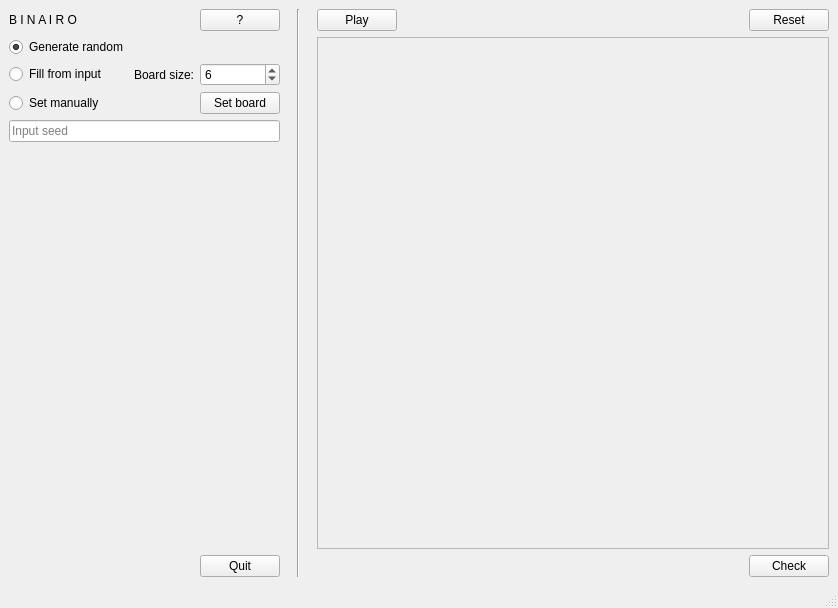
<?xml version="1.0" encoding="UTF-8"?>
<ui version="4.0">
 <class>MainWindow</class>
 <widget class="QMainWindow" name="MainWindow">
  <property name="geometry">
   <rect>
    <x>0</x>
    <y>0</y>
    <width>786</width>
    <height>598</height>
   </rect>
  </property>
  <property name="windowTitle">
   <string>BINAIRO</string>
  </property>
  <widget class="QWidget" name="centralwidget">
   <layout class="QGridLayout" name="gridLayout_2">
    <item row="0" column="0">
     <layout class="QGridLayout" name="mainGrid">
      <item row="8" column="7">
       <widget class="QPushButton" name="checkPushButton">
        <property name="text">
         <string>Check</string>
        </property>
       </widget>
      </item>
      <item row="0" column="3" rowspan="9">
       <widget class="Line" name="line">
        <property name="minimumSize">
         <size>
          <width>25</width>
          <height>0</height>
         </size>
        </property>
        <property name="orientation">
         <enum>Qt::Vertical</enum>
        </property>
       </widget>
      </item>
      <item row="2" column="2">
       <widget class="QSpinBox" name="boardSizeSpinBox">
        <property name="minimum">
         <number>4</number>
        </property>
        <property name="maximum">
         <number>20</number>
        </property>
        <property name="singleStep">
         <number>2</number>
        </property>
        <property name="value">
         <number>6</number>
        </property>
       </widget>
      </item>
      <item row="1" column="0">
       <widget class="QRadioButton" name="randomRadioButton">
        <property name="text">
         <string>Generate random</string>
        </property>
        <property name="checked">
         <bool>true</bool>
        </property>
       </widget>
      </item>
      <item row="5" column="0" colspan="3">
       <widget class="QLabel" name="errorLabel">
        <property name="styleSheet">
         <string notr="true">color: rgb(170, 0, 0);</string>
        </property>
        <property name="text">
         <string/>
        </property>
        <property name="alignment">
         <set>Qt::AlignLeading|Qt::AlignLeft|Qt::AlignTop</set>
        </property>
       </widget>
      </item>
      <item row="4" column="0" colspan="3">
       <widget class="QLineEdit" name="inputLine">
        <property name="inputMask">
         <string/>
        </property>
        <property name="text">
         <string/>
        </property>
        <property name="placeholderText">
         <string>Input seed</string>
        </property>
       </widget>
      </item>
      <item row="2" column="0">
       <widget class="QRadioButton" name="inputRadioButton">
        <property name="text">
         <string>Fill from input</string>
        </property>
       </widget>
      </item>
      <item row="8" column="2">
       <widget class="QPushButton" name="quitButton">
        <property name="text">
         <string>Quit</string>
        </property>
       </widget>
      </item>
      <item row="0" column="7">
       <widget class="QPushButton" name="resetButton">
        <property name="text">
         <string>Reset</string>
        </property>
       </widget>
      </item>
      <item row="6" column="0" rowspan="2" colspan="3">
       <spacer name="horizontalSpacer">
        <property name="orientation">
         <enum>Qt::Horizontal</enum>
        </property>
        <property name="sizeHint" stdset="0">
         <size>
          <width>40</width>
          <height>20</height>
         </size>
        </property>
       </spacer>
      </item>
      <item row="0" column="2">
       <widget class="QPushButton" name="infoButton">
        <property name="text">
         <string>?</string>
        </property>
       </widget>
      </item>
      <item row="8" column="5" colspan="2">
       <widget class="QLabel" name="winLabel">
        <property name="text">
         <string/>
        </property>
        <property name="alignment">
         <set>Qt::AlignCenter</set>
        </property>
       </widget>
      </item>
      <item row="3" column="0">
       <widget class="QRadioButton" name="manualRadioButton">
        <property name="text">
         <string>Set manually</string>
        </property>
       </widget>
      </item>
      <item row="3" column="2">
       <widget class="QPushButton" name="setBoardButton">
        <property name="text">
         <string>Set board</string>
        </property>
       </widget>
      </item>
      <item row="2" column="1">
       <widget class="QLabel" name="label">
        <property name="text">
         <string>Board size:</string>
        </property>
        <property name="alignment">
         <set>Qt::AlignRight|Qt::AlignTrailing|Qt::AlignVCenter</set>
        </property>
       </widget>
      </item>
      <item row="0" column="5">
       <spacer name="horizontalSpacer_2">
        <property name="orientation">
         <enum>Qt::Horizontal</enum>
        </property>
        <property name="sizeHint" stdset="0">
         <size>
          <width>40</width>
          <height>20</height>
         </size>
        </property>
       </spacer>
      </item>
      <item row="0" column="4">
       <widget class="QPushButton" name="playPauseButton">
        <property name="text">
         <string>Play</string>
        </property>
       </widget>
      </item>
      <item row="0" column="0">
       <widget class="QLabel" name="titleLabel">
        <property name="styleSheet">
         <string notr="true">font: 300 18pt &quot;Segoe UI Light&quot;;
color: rgb(0, 0, 0);
</string>
        </property>
        <property name="text">
         <string>B I N A I R O</string>
        </property>
       </widget>
      </item>
      <item row="1" column="4" rowspan="7" colspan="4">
       <widget class="QFrame" name="boardFrame">
        <property name="minimumSize">
         <size>
          <width>512</width>
          <height>512</height>
         </size>
        </property>
        <property name="styleSheet">
         <string notr="true">background-color: qconicalgradient(cx:0.5, cy:0.5, angle:0, stop:0 rgba(40, 29, 3, 255), stop:0.0852273 rgba(46, 28, 7, 255), stop:0.159091 rgba(73, 47, 10, 255), stop:0.238636 rgba(48, 36, 17, 255), stop:0.318182 rgba(57, 31, 9, 255), stop:0.386364 rgba(39, 25, 6, 255), stop:0.477273 rgba(62, 36, 15, 255), stop:0.568182 rgba(48, 33, 13, 255), stop:0.642045 rgba(53, 32, 13, 255), stop:0.695 rgba(41, 25, 14, 255), stop:0.721591 rgba(73, 49, 34, 255), stop:0.789773 rgba(43, 25, 4, 255), stop:0.857955 rgba(58, 37, 16, 255), stop:0.982955 rgba(41, 26, 8, 255), stop:1 rgba(41, 28, 3, 255));</string>
        </property>
        <property name="frameShape">
         <enum>QFrame::StyledPanel</enum>
        </property>
        <property name="frameShadow">
         <enum>QFrame::Raised</enum>
        </property>
        <layout class="QGridLayout" name="gridLayout_3">
         <item row="0" column="0">
          <layout class="QGridLayout" name="cellGrid">
           <property name="sizeConstraint">
            <enum>QLayout::SetDefaultConstraint</enum>
           </property>
           <property name="spacing">
            <number>0</number>
           </property>
          </layout>
         </item>
        </layout>
       </widget>
      </item>
     </layout>
    </item>
   </layout>
  </widget>
  <widget class="QStatusBar" name="statusbar"/>
 </widget>
 <resources/>
 <connections>
  <connection>
   <sender>quitButton</sender>
   <signal>clicked()</signal>
   <receiver>MainWindow</receiver>
   <slot>close()</slot>
   <hints>
    <hint type="sourcelabel">
     <x>454</x>
     <y>650</y>
    </hint>
    <hint type="destinationlabel">
     <x>305</x>
     <y>357</y>
    </hint>
   </hints>
  </connection>
 </connections>
</ui>
